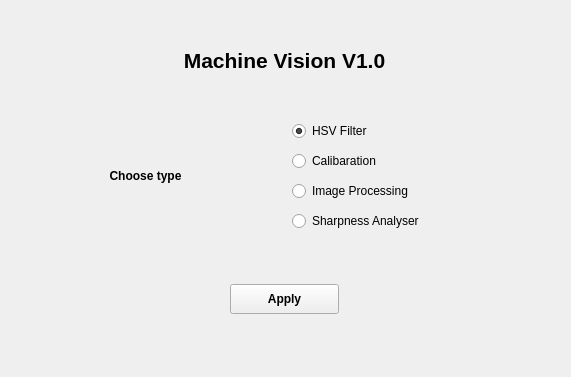
<?xml version="1.0" encoding="UTF-8"?>
<ui version="4.0">
 <class>Form</class>
 <widget class="QWidget" name="Form">
  <property name="geometry">
   <rect>
    <x>0</x>
    <y>0</y>
    <width>571</width>
    <height>377</height>
   </rect>
  </property>
  <property name="windowTitle">
   <string>Form</string>
  </property>
  <widget class="QWidget" name="layoutWidget">
   <property name="geometry">
    <rect>
     <x>9</x>
     <y>9</y>
     <width>551</width>
     <height>351</height>
    </rect>
   </property>
   <layout class="QVBoxLayout" name="verticalLayout_2" stretch="1,4,1">
    <item>
     <widget class="QLabel" name="label_11">
      <property name="maximumSize">
       <size>
        <width>16777215</width>
        <height>20</height>
       </size>
      </property>
      <property name="font">
       <font>
        <pointsize>16</pointsize>
        <weight>75</weight>
        <bold>true</bold>
       </font>
      </property>
      <property name="text">
       <string>Machine Vision V1.0</string>
      </property>
      <property name="alignment">
       <set>Qt::AlignCenter</set>
      </property>
     </widget>
    </item>
    <item>
     <layout class="QHBoxLayout" name="horizontalLayout">
      <property name="spacing">
       <number>10</number>
      </property>
      <property name="leftMargin">
       <number>2</number>
      </property>
      <property name="topMargin">
       <number>2</number>
      </property>
      <property name="rightMargin">
       <number>2</number>
      </property>
      <property name="bottomMargin">
       <number>2</number>
      </property>
      <item>
       <widget class="QLabel" name="label_2">
        <property name="font">
         <font>
          <weight>75</weight>
          <bold>true</bold>
         </font>
        </property>
        <property name="text">
         <string>Choose type</string>
        </property>
        <property name="alignment">
         <set>Qt::AlignCenter</set>
        </property>
       </widget>
      </item>
      <item>
       <layout class="QVBoxLayout" name="verticalLayout">
        <property name="leftMargin">
         <number>2</number>
        </property>
        <property name="topMargin">
         <number>2</number>
        </property>
        <property name="rightMargin">
         <number>2</number>
        </property>
        <property name="bottomMargin">
         <number>2</number>
        </property>
        <item>
         <widget class="QRadioButton" name="radioButtonHSVFilter">
          <property name="text">
           <string>HSV Filter</string>
          </property>
          <property name="checked">
           <bool>true</bool>
          </property>
         </widget>
        </item>
        <item>
         <widget class="QRadioButton" name="radioButtonCalibration">
          <property name="text">
           <string>Calibaration</string>
          </property>
         </widget>
        </item>
        <item>
         <widget class="QRadioButton" name="radioButtonImageProcessing">
          <property name="text">
           <string>Image Processing</string>
          </property>
         </widget>
        </item>
        <item>
         <widget class="QRadioButton" name="radioButtonSharpnessAnalyzer">
          <property name="text">
           <string>Sharpness Analyser</string>
          </property>
         </widget>
        </item>
       </layout>
      </item>
     </layout>
    </item>
    <item>
     <layout class="QHBoxLayout" name="horizontalLayout_2" stretch="2,1,2">
      <property name="leftMargin">
       <number>2</number>
      </property>
      <property name="topMargin">
       <number>2</number>
      </property>
      <property name="rightMargin">
       <number>2</number>
      </property>
      <property name="bottomMargin">
       <number>2</number>
      </property>
      <item>
       <spacer name="horizontalSpacer">
        <property name="orientation">
         <enum>Qt::Horizontal</enum>
        </property>
        <property name="sizeHint" stdset="0">
         <size>
          <width>40</width>
          <height>20</height>
         </size>
        </property>
       </spacer>
      </item>
      <item>
       <widget class="QPushButton" name="pushButtonApplyMode">
        <property name="maximumSize">
         <size>
          <width>16777215</width>
          <height>30</height>
         </size>
        </property>
        <property name="font">
         <font>
          <weight>75</weight>
          <bold>true</bold>
         </font>
        </property>
        <property name="text">
         <string>Apply</string>
        </property>
       </widget>
      </item>
      <item>
       <spacer name="horizontalSpacer_2">
        <property name="orientation">
         <enum>Qt::Horizontal</enum>
        </property>
        <property name="sizeHint" stdset="0">
         <size>
          <width>40</width>
          <height>20</height>
         </size>
        </property>
       </spacer>
      </item>
     </layout>
    </item>
   </layout>
  </widget>
 </widget>
 <resources/>
 <connections/>
</ui>
